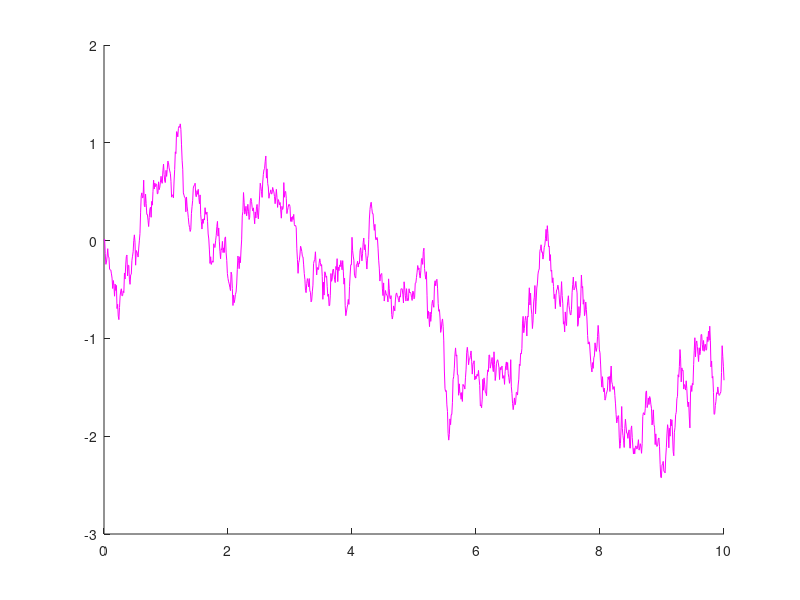

MATLAB code to generate this figure:

hold on
B = cumsum([0, normrnd(0,1,1,10^3).*(0.01)^(1/2)])
length(B)
length(linspace(0,10,1001))
plot(linspace(0,10,1001), B, 'm')